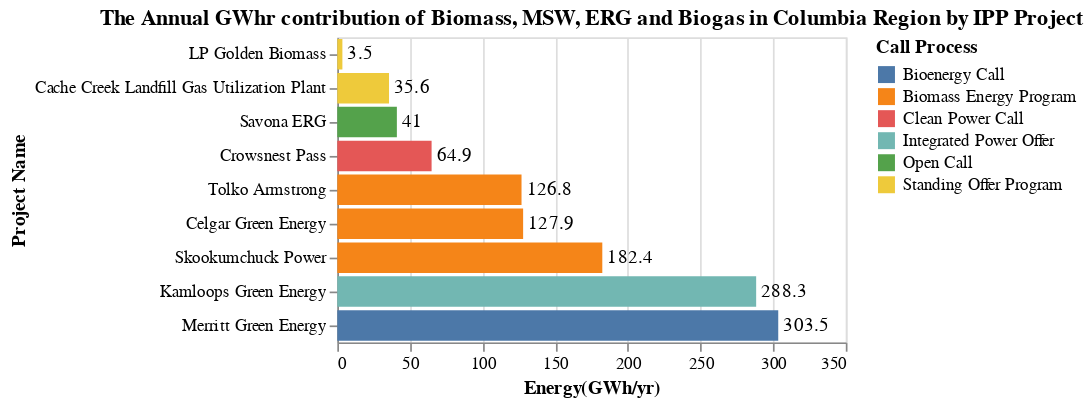

Source (notebook cell):
### Markdown cell above
The bar chart energy_CR_Loc_chart, shows the energy contribution of the project and the call process by which it was acquired. 

The bar chart capacity_CR_Loc_chart, shows the capacity contribution of each of these projects and the call process by which it was acquired.

### Code cell
title = alt.TitleParams('The Annual GWhr contribution of Biomass, MSW, ERG and Biogas in Columbia Region by IPP Project')

capacity_IPP = alt.Chart(data_CR, title = title).mark_bar().encode(
                    alt.Y('Project_name', title='Project Name',sort='x'),
                    alt.X('sum(Energy(GWh/yr))', title='Energy(GWh/yr)'),
                    alt.Color('Call_process', title = 'Call Process')).properties( width=300)
energy_CR_Loc_chart = capacity_IPP + capacity_IPP.mark_text(
    color = 'black', align='left', dx = 3).encode(text='sum(Energy(GWh/yr))',color=alt.value('black'))
energy_CR_Loc_chart

### Figure 1 — Vega-Lite specification as saved in the notebook (floating-point values rounded to 4 significant figures)
{"config": {"view": {"continuousWidth": 300, "continuousHeight": 300}}, "layer": [{"mark": {"type": "bar"}, "encoding": {"color": {"field": "Call_process", "title": "Call Process", "type": "nominal"}, "x": {"aggregate": "sum", "field": "Energy(GWh/yr)", "title": "Energy(GWh/yr)", "type": "quantitative"}, "y": {"field": "Project_name", "sort": "x", "title": "Project Name", "type": "nominal"}}, "title": {"text": "The Annual GWhr contribution of Biomass, MSW, ERG and Biogas in Columbia Region by IPP Project"}}, {"mark": {"type": "text", "align": "left", "color": "black", "dx": 3}, "encoding": {"color": {"value": "black"}, "text": {"aggregate": "sum", "field": "Energy(GWh/yr)", "type": "quantitative"}, "x": {"aggregate": "sum", "field": "Energy(GWh/yr)", "title": "Energy(GWh/yr)", "type": "quantitative"}, "y": {"field": "Project_name", "sort": "x", "title": "Project Name", "type": "nominal"}}, "title": {"text": "The Annual GWhr contribution of Biomass, MSW, ERG and Biogas in Columbia Region by IPP Project"}}], "data": {"name": "data-9c0e4e63fa372cb0c6dabb1790e3f1c2"}, "width": 300, "$schema": "https://vega.github.io/schema/vega-lite/v5.20.1.json", "datasets": {"data-9c0e4e63fa372cb0c6dabb1790e3f1c2": [{"Sub_region": "Revelstoke Ashton Creek", "Project_name": "Tolko Armstrong", "IPP_seller": "Tolko Industries Ltd.", "Location": "Armstrong", "Type": "Biomass", "Year": "2019", "Call_process": "Biomass Energy Program", "Capacity(MW)": 20.4, "Energy(GWh/yr)": 126.8, "Region": "Columbia Region"}, {"Sub_region": "Kelly Lake Nicola", "Project_name": "Cache Creek Landfill Gas Utilization Plant", "IPP_seller": "Wastech Services Ltd.", "Location": "Cache Creek", "Type": "Biogas", "Year": "2010", "Call_process": "Standing Offer Program", "Capacity(MW)": 4.8, "Energy(GWh/yr)": 35.6, "Region": "Columbia Region"}, {"Sub_region": "Selkirk", "Project_name": "Celgar Green Energy", "IPP_seller": "Mercer Celgar Limited Partnership", "Location": "Castlegar", "Type": "Biomass", "Year": "2019", "Call_process": "Biomass Energy Program", "Capacity(MW)": 100.0, "Energy(GWh/yr)": 127.9, "Region": "Columbia Region"}, {"Sub_region": "East Kootenay", "Project_name": "LP Golden Biomass", "IPP_seller": "Pacific Woodtech Canada Holdings Ltd", "Location": "Golden", "Type": "Biomass", "Year": "2010", "Call_process": "Standing Offer Program", "Capacity(MW)": 7.5, "Energy(GWh/yr)": 3.5, "Region": "Columbia Region"}, {"Sub_region": "Kelly Lake Nicola", "Project_name": "Kamloops Green Energy", "IPP_seller": "Kruger Kamloops Pulp LP", "Location": "Kamloops", "Type": "Biomass", "Year": "2010", "Call_process": "Integrated Power Offer", "Capacity(MW)": 76.0, "Energy(GWh/yr)": 288.3, "Region": "Columbia Region"}, {"Sub_region": "Kelly Lake Nicola", "Project_name": "Merritt Green Energy", "IPP_seller": "Nicola Clean Power Ltd.", "Location": "Merritt", "Type": "Biomass", "Year": "2010", "Call_process": "Bioenergy Call", "Capacity(MW)": 40.0, "Energy(GWh/yr)": 303.5, "Region": "Columbia Region"}, {"Sub_region": "Kelly Lake Nicola", "Project_name": "Savona ERG", "IPP_seller": "EnPower Green Energy Generation Limited Partnership", "Location": "Savona", "Type": "ERG", "Year": "2006", "Call_process": "Open Call", "Capacity(MW)": 6.0, "Energy(GWh/yr)": 41.0, "Region": "Columbia Region"}, {"Sub_region": "East Kootenay", "Project_name": "Skookumchuck Power", "IPP_seller": "Skookumchuck Pulp Inc.", "Location": "Skookumchuck", "Type": "Biomass", "Year": "2019", "Call_process": "Biomass Energy Program", "Capacity(MW)": 51.0, "Energy(GWh/yr)": 182.4, "Region": "Columbia Region"}, {"Sub_region": "East Kootenay", "Project_name": "Crowsnest Pass", "IPP_seller": "Enfinite BC LP", "Location": "Sparwood", "Type": "ERG", "Year": "2010", "Call_process": "Clean Power Call", "Capacity(MW)": 10.5, "Energy(GWh/yr)": 64.9, "Region": "Columbia Region"}]}}
